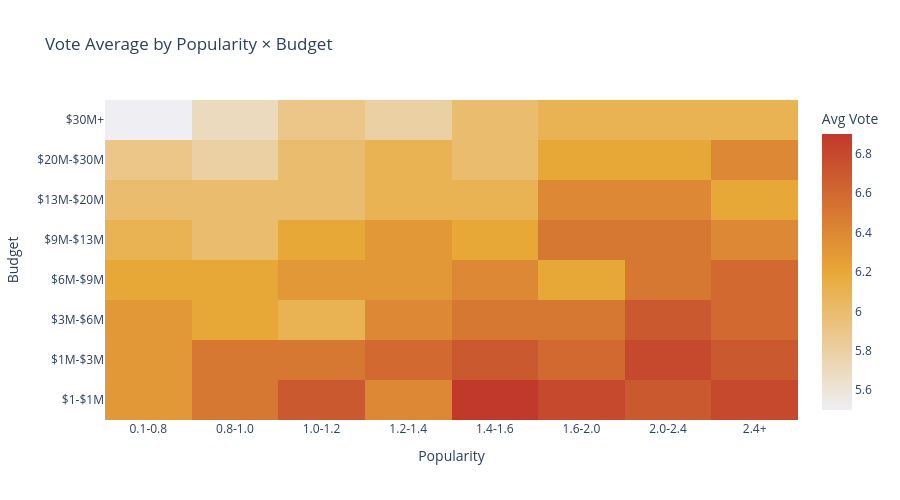

The cell this chart's notebook holds for it:
### Code cell
# Heatmap 2: Popularity (X) × Budget (Y) → Avg Vote Average color
hm2 = {}
for pop, vote, budget, revenue in hm_df:
    pi, bi = find_bin(pop, pop_edges), find_bin(budget, budget_edges)
    key = (bi, pi)
    if key not in hm2:
        hm2[key] = [0, 0]
    hm2[key][0] += vote
    hm2[key][1] += 1

z2 = [[round(hm2[(bi, pi)][0] / hm2[(bi, pi)][1], 1) if (bi, pi) in hm2 else None for pi in range(n_bins)] for bi in range(n_bins)]

fig = go.Figure(data=go.Heatmap(
    z=z2, x=pop_labels, y=budget_labels,
    colorscale=[[0, '#EEEEF3'], [0.5, '#e8a838'], [1, '#c0392b']],
    hoverongaps=False,
    hovertemplate='Popularity: %{x}<br>Budget: %{y}<br>Avg Vote: %{z:.1f}<extra></extra>',
    colorbar=dict(title='Avg Vote')
))
fig.update_layout(
    title='Vote Average by Popularity × Budget',
    xaxis_title='Popularity', yaxis_title='Budget',
    width=900, height=500
)
fig.show()

### Figure 1 — Plotly figure (JSON) as saved in the notebook; plotly's stock layout.template omitted (floating-point values rounded to 4 significant figures)
{"data": [{"colorbar": {"title": {"text": "Avg Vote"}}, "colorscale": [[0, "#EEEEF3"], [0.5, "#e8a838"], [1, "#c0392b"]], "hoverongaps": false, "hovertemplate": "Popularity: %{x}<br>Budget: %{y}<br>Avg Vote: %{z:.1f}<extra></extra>", "type": "heatmap", "x": ["0.1-0.8", "0.8-1.0", "1.0-1.2", "1.2-1.4", "1.4-1.6", "1.6-2.0", "2.0-2.4", "2.4+"], "y": ["$1-$1M", "$1M-$3M", "$3M-$6M", "$6M-$9M", "$9M-$13M", "$13M-$20M", "$20M-$30M", "$30M+"], "z": [[6.3, 6.5, 6.7, 6.4, 6.9, 6.8, 6.7, 6.8], [6.3, 6.5, 6.5, 6.6, 6.7, 6.6, 6.8, 6.7], [6.3, 6.2, 6.1, 6.4, 6.5, 6.5, 6.7, 6.6], [6.2, 6.2, 6.3, 6.3, 6.4, 6.2, 6.5, 6.6], [6.1, 6, 6.2, 6.3, 6.2, 6.5, 6.5, 6.4], [6, 6, 6, 6.1, 6.1, 6.4, 6.4, 6.2], [5.9, 5.8, 6, 6.1, 6, 6.2, 6.2, 6.4], [5.5, 5.7, 5.9, 5.8, 6, 6.1, 6.1, 6.1]]}], "layout": {"height": 500, "title": {"text": "Vote Average by Popularity × Budget"}, "width": 900, "xaxis": {"title": {"text": "Popularity"}}, "yaxis": {"title": {"text": "Budget"}}}}
